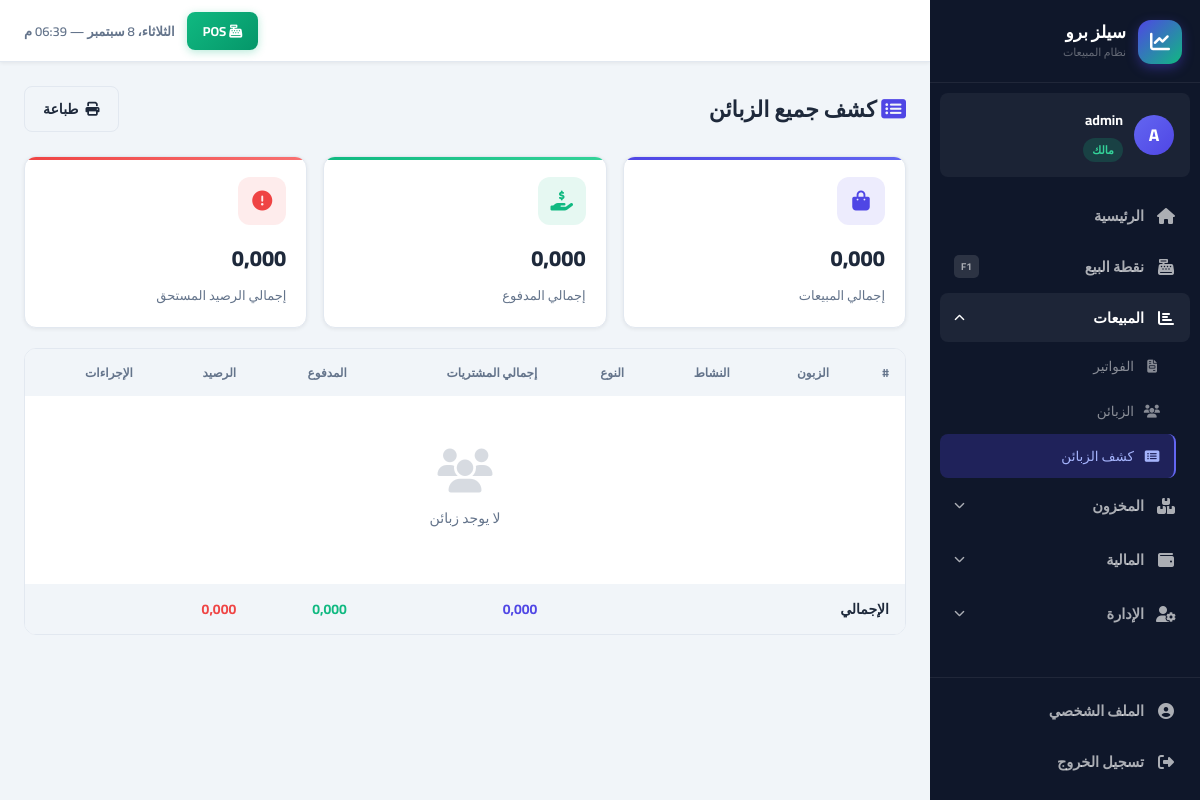
The page /customers/statement/ (signed in) on the database its author committed.
### accounts/models.py (models this page shows, shortened)
class User(AbstractUser):
    role = models.ForeignKey(
        Role, on_delete=models.PROTECT, null=True, blank=True,
        related_name='users', verbose_name='الدور الوظيفي',
        help_text='فارغ لصاحب الحساب الرئيسي فقط'
    )
    parent = models.ForeignKey(
        'self', on_delete=models.CASCADE, null=True, blank=True,
        related_name='employees', verbose_name='المالك الرئيسي'
    )
    phone = models.CharField(max_length=20, blank=True, verbose_name='الهاتف')
    is_active = models.BooleanField(default=True, verbose_name='نشط')
    created_at = models.DateTimeField(auto_now_add=True)
    class Meta:
        verbose_name = 'مستخدم'
        verbose_name_plural = 'المستخدمون'
    def get_owner(self):
        if self.is_owner_account:
            return self
        return self.parent.get_owner()
    @property
    def is_owner_account(self):
        return self.parent_id is None
    def can_manage_users(self):
        return self.is_owner_account or self.has_perm_flag('can_manage_users')
    @property
    def role_label(self):
        if self.is_owner_account:
            return 'مالك'
        return self.role.name if self.role_id else '—'
    @property
    def role_slug(self):
        if self.is_owner_account:
            return 'owner'
        if not self.role_id:
            return 'custom'
        mapping = {'مدير': 'manager', 'كاشير': 'cashier', 'مشاهد': 'viewer'}
        return mapping.get(self.role.name, 'custom')

### customers/views.py (the view)
# urls.py: path('statement/', views.all_customers_statement, name='all_customers_statement'),
@login_required
def all_customers_statement(request):
    owner = request.user.get_owner()
    customers = _with_balance(Customer.objects.filter(owner=owner)).order_by('name')
    total_sales = sum(c.total_purchases for c in customers)
    total_paid = sum(c.total_paid for c in customers)
    total_balance = total_sales - total_paid
    return render(request, 'customers/all_statement.html', {
        'customers': customers,
        'total_sales': total_sales,
        'total_paid': total_paid,
        'total_balance': total_balance,
    })

### core/context_processors.py (called while the page is built)
def global_context(request):
    context = {}
    if request.user.is_authenticated:
        owner = request.user.get_owner()
        low_stock_count = Product.objects.filter(
            owner=owner,
            current_stock__lte=F('min_stock')
        ).count()
        context['low_stock_count'] = low_stock_count
        context['current_user'] = request.user
    return context

### customers/views.py (called while the page is built)
def _with_balance(queryset):
    money_field = DecimalField(max_digits=14, decimal_places=3)
    return queryset.annotate(
        total_purchases=Coalesce(Sum('invoices__total_amount'), Value(0), output_field=money_field),
        total_paid=Coalesce(Sum('invoices__paid_amount'), Value(0), output_field=money_field),
    ).annotate(
        balance=ExpressionWrapper(F('total_purchases') - F('total_paid'), output_field=money_field)
    )

### templates/customers/all_statement.html (shortened to what this page needs)
{% extends 'base/base.html' %}
{% block content %}
<div class="page-header">
<div><h1 class="page-title"><i class="fas fa-list-alt" style="color:var(--primary)"></i> كشف جميع الزبائن</h1></div>
<div class="page-actions"><button onclick="window.print()" class="btn btn-outline"><i class="fas fa-print"></i> طباعة</button></div>
</div>
<div class="stats-grid" style="margin-bottom:20px;">
<div class="stat-card primary"><div class="stat-icon"><i class="fas fa-shopping-bag"></i></div><div class="stat-value">{{ total_sales|floatformat:3 }}</div><div class="stat-label">إجمالي المبيعات</div></div>
<div class="stat-card success"><div class="stat-icon"><i class="fas fa-hand-holding-usd"></i></div><div class="stat-value">{{ total_paid|floatformat:3 }}</div><div class="stat-label">إجمالي المدفوع</div></div>
<div class="stat-card danger"><div class="stat-icon"><i class="fas fa-exclamation-circle"></i></div><div class="stat-value">{{ total_balance|floatformat:3 }}</div><div class="stat-label">إجمالي الرصيد المستحق</div></div>
</div>
<div class="table-container"><table>
<thead><tr><th>#</th><th>الزبون</th><th>النشاط</th><th>النوع</th><th>إجمالي المشتريات</th><th>المدفوع</th><th>الرصيد</th><th>الإجراءات</th></tr></thead>
<tbody>
{% for customer in customers %}
<tr>
<td>{{ forloop.counter }}</td>
<td><a href="/customers/{{ customer.pk }}/" class="text-primary fw-bold">{{ customer.name }}</a></td>
<td>{{ customer.business_name|default:"-" }}</td>
<td><span class="badge badge-{% if customer.activity_type == 'wholesale' %}primary{% else %}info{% endif %}">{{ customer.get_activity_type_display }}</span></td>
<td class="fw-bold">{{ customer.total_purchases|floatformat:3 }}</td>
<td class="text-success fw-bold">{{ customer.total_paid|floatformat:3 }}</td>
<td class="{% if customer.balance > 0 %}text-danger fw-bold{% else %}text-success{% endif %}">
{{ customer.balance|floatformat:3 }}
</td>
<td><a href="/customers/{{ customer.pk }}/" class="btn btn-sm btn-outline btn-icon"><i class="fas fa-eye"></i></a></td>
</tr>
{% empty %}<tr><td colspan="8"><div class="no-data"><i class="fas fa-users"></i>لا يوجد زبائن</div></td></tr>
{% endfor %}
</tbody>
<tfoot><tr style="font-weight:800;background:var(--bg);">
<td colspan="4">الإجمالي</td>
<td class="text-primary">{{ total_sales|floatformat:3 }}</td>
<td class="text-success">{{ total_paid|floatformat:3 }}</td>
<td class="text-danger">{{ total_balance|floatformat:3 }}</td>
<td></td>
</tr></tfoot>
</table></div>{% endblock %}

### templates/base/base.html (shortened to what this page needs)
<!DOCTYPE html>
<html lang="ar" dir="rtl">
<head>
    <link rel="stylesheet" href="https://cdnjs.cloudflare.com/ajax/libs/font-awesome/6.5.0/css/all.min.css">
    <link rel="stylesheet" href="/static/css/main.css">
</head>
<body>
{% if user.is_authenticated %}
<aside class="sidebar" id="sidebar">
    <div class="sb-brand">
        <div class="sb-logo"><i class="fas fa-chart-line"></i></div>
        <div>
            <div class="sb-name">سيلز برو</div>
            <div class="sb-sub">نظام المبيعات</div>
        </div>
    </div>
    <div class="sb-user">
        <div class="sb-avatar">{{ user.first_name.0|default:user.username.0|upper }}</div>
        <div class="sb-user-info">
            <span class="sb-user-name">{{ user.get_full_name|default:user.username }}</span>
            <span class="sb-role role-{{ user.role_slug }}">{{ user.role_label }}</span>
        </div>
    </div>
    <nav class="sb-nav">
        <a href="/dashboard/" class="sb-link {% if request.path == '/dashboard/' %}active{% endif %}">
            <span class="sb-icon"><i class="fas fa-home"></i></span>
            <span>الرئيسية</span>
        </a>
        <a href="/pos/" class="sb-link sb-pos {% if '/pos/' in request.path %}active{% endif %}">
            <span class="sb-icon"><i class="fas fa-cash-register"></i></span>
            <span>نقطة البيع</span>
            <span class="sb-key">F1</span>
        </a>
        <div class="sb-group">
            <button class="sb-group-btn {% if '/sales/' in request.path or '/customers/' in request.path %}open{% endif %}"
                    onclick="toggleGroup(this)">
                <span class="sb-icon"><i class="fas fa-chart-bar"></i></span>
                <span>المبيعات</span>
                <i class="fas fa-chevron-down sb-arrow"></i>
            </button>
            <div class="sb-group-items {% if '/sales/' in request.path or '/customers/' in request.path %}show{% endif %}">
                <a href="/sales/" class="sb-sub-link {% if '/sales/' in request.path %}active{% endif %}">
                    <i class="fas fa-file-invoice"></i> الفواتير
                </a>
                <a href="/customers/" class="sb-sub-link {% if '/customers/' in request.path and 'statement' not in request.path %}active{% endif %}">
                    <i class="fas fa-users"></i> الزبائن
                </a>
                <a href="/customers/statement/" class="sb-sub-link {% if 'statement' in request.path %}active{% endif %}">
                    <i class="fas fa-list-alt"></i> كشف الزبائن
                </a>
            </div>
        </div>
        <div class="sb-group">
            <button class="sb-group-btn {% if '/inventory/' in request.path %}open{% endif %}"
                    onclick="toggleGroup(this)">
                <span class="sb-icon"><i class="fas fa-boxes"></i></span>
                <span>المخزون</span>
                <i class="fas fa-chevron-down sb-arrow"></i>
            </button>
        </div>
        <div class="sb-group">
            <button class="sb-group-btn {% if '/expenses/' in request.path or '/reports/' in request.path %}open{% endif %}"
                    onclick="toggleGroup(this)">
                <span class="sb-icon"><i class="fas fa-wallet"></i></span>
                <span>المالية</span>
                <i class="fas fa-chevron-down sb-arrow"></i>
            </button>
        </div>
        {% if user.can_manage_users %}
        <div class="sb-group">
            <button class="sb-group-btn {% if '/accounts/users' in request.path or '/accounts/roles' in request.path %}open{% endif %}"
                    onclick="toggleGroup(this)">
                <span class="sb-icon"><i class="fas fa-user-cog"></i></span>
                <span>الإدارة</span>
                <i class="fas fa-chevron-down sb-arrow"></i>
            </button>
        </div>
        {% endif %}
    </nav>
    <div class="sb-footer">
        <a href="/accounts/profile/" class="sb-link {% if '/accounts/profile/' in request.path %}active{% endif %}">
            <span class="sb-icon"><i class="fas fa-user-circle"></i></span>
            <span>الملف الشخصي</span>
        </a>
        <a href="/accounts/logout/" class="sb-link sb-logout">
            <span class="sb-icon"><i class="fas fa-sign-out-alt"></i></span>
            <span>تسجيل الخروج</span>
        </a>
    </div>
</aside>
<div class="main-wrapper">
    <header class="topbar">
        <div class="topbar-end">
            <a href="/pos/" class="topbar-pos"><i class="fas fa-cash-register"></i> POS</a>
            <div class="topbar-clock" id="topbarClock"></div>
        </div>
    </header>
    <main class="page-content">
        {% block content %}{% endblock %}
    </main>
</div>
{% else %}
{% block auth_content %}{% endblock %}
{% endif %}
</body>
</html>

### rows shown on the page
User: first_name.0 "A", get_full_name "admin", role_label "مالك"

### other values the page prints
{{ total_sales|floatformat:3 }} "0,000"
{{ total_paid|floatformat:3 }} "0,000"
{{ total_balance|floatformat:3 }} "0,000"
